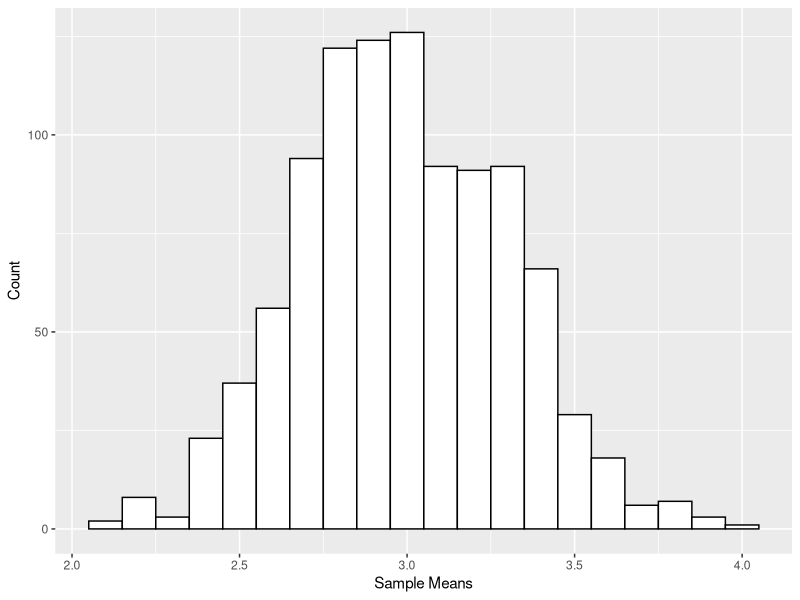
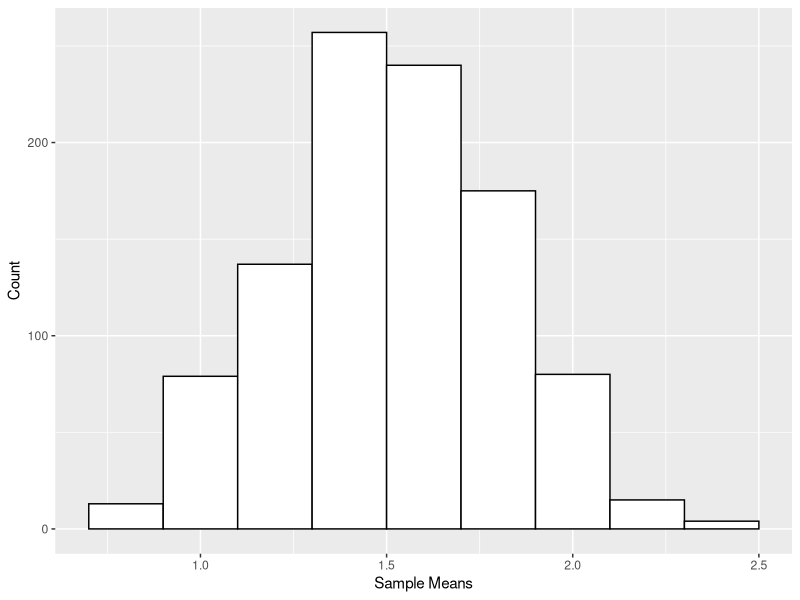
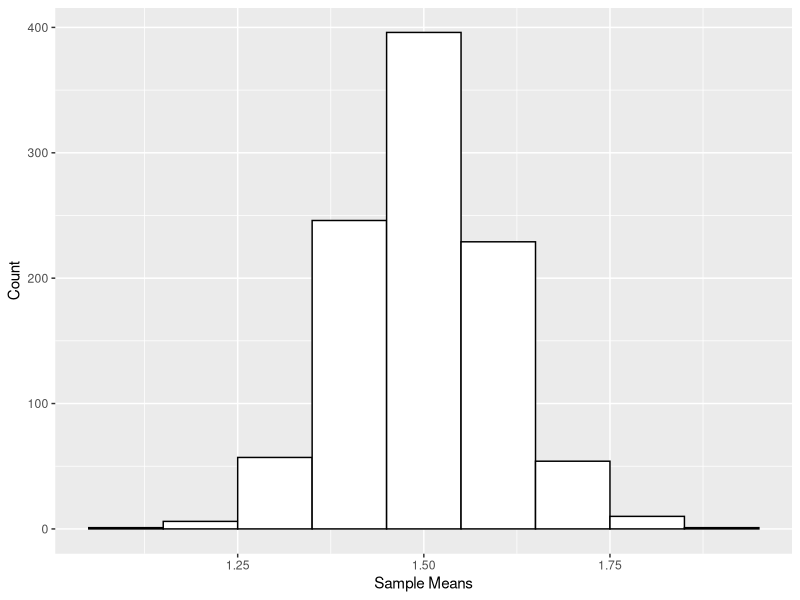

The R source for these figures, in order:
# main.R
# This file contains the implementation of the functions in the Project 2
# NOTE: THIS SCRIPT WAS COMPILED ON A LINUX MACHINE - SOME STATEMENTS MAY THROW
# WARNINGS OR ERRORS IN OTHER SYSTEMS

library(ggplot2)  # for generating high quality plots
set.seed(124)  # seed the random generators

# LaTex template for the output
outputTemplate <- "\\subsection{Output}

    The first sample mean and standard deviation were computed:

    \\[ E(\\overline{X}) = %.3f, \\ \\sigma_{\\overline{X}} = %.3f \\]

    All the samples were then used to find the sample mean and standard
    deviation. The theoretical values were also computed based on the
    relationships:

    \\[ \\mu = %s \\]
    \\[ E(\\overline{X}) = %s \\]
    \\[ \\sigma = %s \\]
    \\[ \\sigma_{\\overline{X}} = %s \\]


    \\begin{table}[h]
        \\centering
        \\begin{tabular*}{200pt}{@{\\extracolsep{\\fill}} c c c}

        & \\textbf{Actual} & \\textbf{Theoretical} \\\\
        \\hline
        $\\mu$ & %.3f  & %.3f \\\\
        E($\\overline{X}$) & %.3f & %.3f \\\\
        $\\sigma$ & %.3f & %.3f \\\\
        $\\sigma$\\textsubscript{$\\overline{X}$} & %.3f & %.3f \\\\

        \\end{tabular*}
    \\end{table}
"

# global variables
NUMSAMPS <- 1000
firstMean <- 0
firstStd <- 0

# ------------------------------ Part 1 ------------------------------

# initialize parameters for normal distribution
N <- 40  # size
mu <- 3  # mean
sigma <- 2  # standard deviation

sampMeans <- rep(0, times=NUMSAMPS)  # initialize empty array
firstMean <- 0
firstStd <- 0

# generate 1000 samples
for (i in 1:NUMSAMPS){
    generatedData <- rnorm(N, mu, sigma)
    # store the sample means in vector
    sampMeans[i] = mean(generatedData)

    if (i == 1) {
        firstMean = mean(generatedData)
        firstStd = sigma/sqrt(N)
    }

}

# save output
sink("part1.tex", append=FALSE, split=FALSE)
cat(
    sprintf(
        outputTemplate,
        firstMean, firstStd,
        "\\mu", "\\mu", "\\sigma", "\\frac{\\sigma}{\\sqrt{n}}",
        mu, mu,
        mean(sampMeans), mu,
        sigma, sigma,
        sd(sampMeans), sigma/sqrt(N)
    )
)
sink()

png(filename="figures/hist1.png")
# plot a histogram of the data
ggplot() + aes(sampMeans) + 
    geom_histogram(binwidth=0.1, color="black", fill="white") +
    labs(y="Count", x="Sample Means")

dev.off()


# ------------------------------ Part 2 ------------------------------

# initialize parameters for binomial distribution
N <- 15
n <- 10
p <- 0.15

sampMeans <- rep(0, times=NUMSAMPS)  # initialize empty array
for (i in 1:NUMSAMPS){
    generatedData <- rbinom(N, n, p)
    sampMeans[i] = mean(generatedData)

    if (i == 1) {
        firstMean = mean(generatedData)
        firstStd = sd(generatedData)
    }

}

# save output
sink("part2.tex", append=FALSE, split=FALSE)
cat(
    sprintf(
        outputTemplate,
        firstMean, firstStd,
        "np", "np", "np(1-p)", "\\frac{np(1-p)}{\\sqrt{n}}",
        n*p, n*p,
        mean(sampMeans), n*p,
        n*p*(1-p), n*p*(1-p),
        sd(sampMeans), n*p*(1-p)/sqrt(N)
    )
)
sink()

png(filename="figures/hist2.png")

# plot a histogram of the data
ggplot() + aes(sampMeans) + 
    geom_histogram(binwidth=0.2, color="black", fill="white") +
    labs(y="Count", x="Sample Means")

dev.off()


# ------------------------------ Part 3 ------------------------------

# initialize parameters for binomial distribution
N <- 120
n <- 10
p <- 0.15

sampMeans <- rep(0, times=NUMSAMPS)  # initialize empty array
for (i in 1:NUMSAMPS){
    generatedData <- rbinom(N, n, p)
    sampMeans[i] = mean(generatedData)

    if (i == 1) {
        firstMean = mean(generatedData)
        firstStd = n*p*(1-p)/N
    }

}

# save output
sink("part3.tex", append=FALSE, split=FALSE)
cat(
    sprintf(
        outputTemplate,
        firstMean, firstStd,
        "np", "np", "np(1-p)", "\\frac{np(1-p)}{\\sqrt{n}}",
        n*p, n*p,
        mean(sampMeans), n*p,
        n*p*(1-p), n*p*(1-p),
        sd(sampMeans), n*p*(1-p)/sqrt(N)
    )
)
sink()

png(filename="figures/hist3.png")

# plot a histogram of the data
ggplot() + aes(sampMeans) + 
    geom_histogram(binwidth=0.1, color="black", fill="white") +
    labs(y="Count", x="Sample Means")

dev.off()
